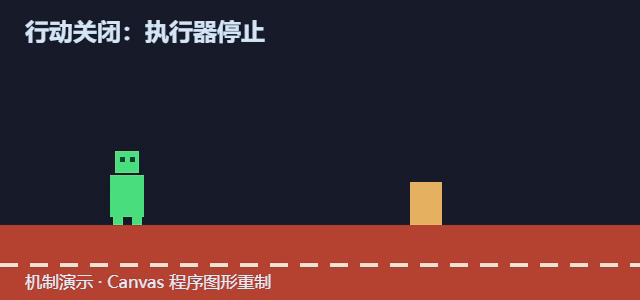
#> input picture frame 363 of assets/videos/action.webm, 640 x 300 px, given in place of 漫画训练全段.mp4, which was not available
$ python inspect_previous.py
#> lines starting #> are read from the running program, lines starting #| are printed output that depends on the picture
from pathlib import Path
from PIL import Image,ImageDraw
import cv2
root=Path(__file__).resolve().parents[2]/'final-race-video/films/robot-evolution'
p=root/'study/漫画训练全段.mp4'
cap=cv2.VideoCapture(str(p))
intervals=[(24.7,6.0),(10.4,4.4),(46.5,4.0)]
sheet=Image.new('RGB',(252*7,265*3),(20,29,42));d=ImageDraw.Draw(sheet)
#> after `sheet = Image.new('RGB', (252 * 7, 265 * 3), (20, 29, 42))`:
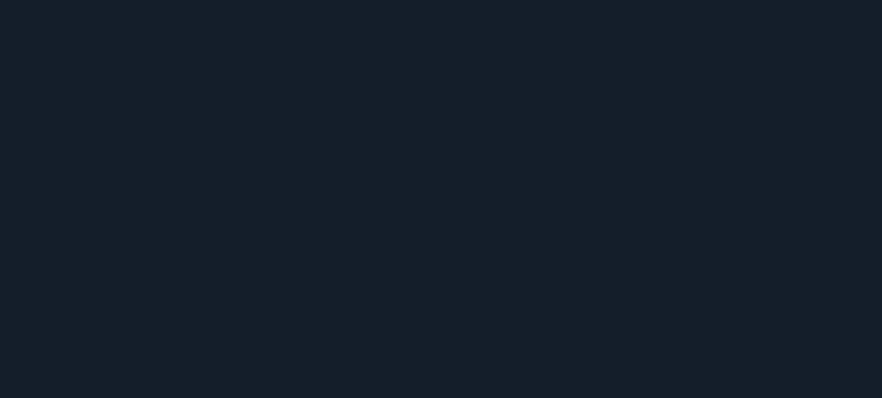
#> sheet: PIL image 1764x795 RGB (shown at 1/2 size); mean R, G, B 20, 29, 42
for row,(start,delta) in enumerate(intervals):
    for col in range(7):
        t=start+col*delta/6
        cap.set(cv2.CAP_PROP_POS_FRAMES,round(t*30))
        ok,bgr=cap.read();assert ok
        im=Image.fromarray(cv2.cvtColor(bgr,cv2.COLOR_BGR2RGB)).resize((1280,720))
        im=im.crop((272,83,822,607)).resize((252,240),Image.Resampling.LANCZOS)
        x,y=col*252,row*265;sheet.paste(im,(x,y));d.text((x+5,y+242),f'{t:.2f}s',fill='white')
#> this loop made 3 passes
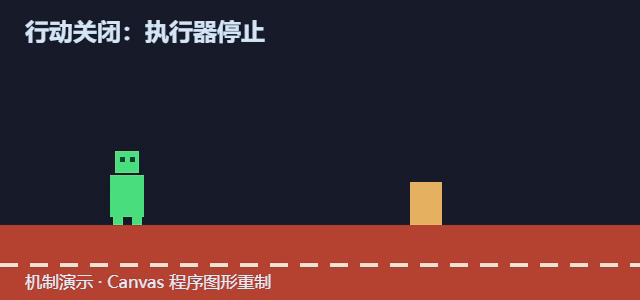
#> input picture frame 363 of assets/videos/action.webm, 640 x 300 px, given in place of 漫画训练全段.mp4, which was not available
#> bgr is the input picture: shape (300, 640, 3); mean B, G, R 50.1, 44.6, 67.3
#> after the loop:
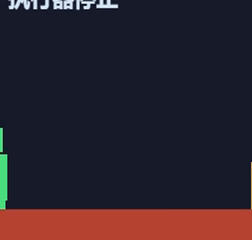
#> im: PIL image 252x240 RGB; mean R, G, B 44.7, 34.6, 44.7
#> after the loop:
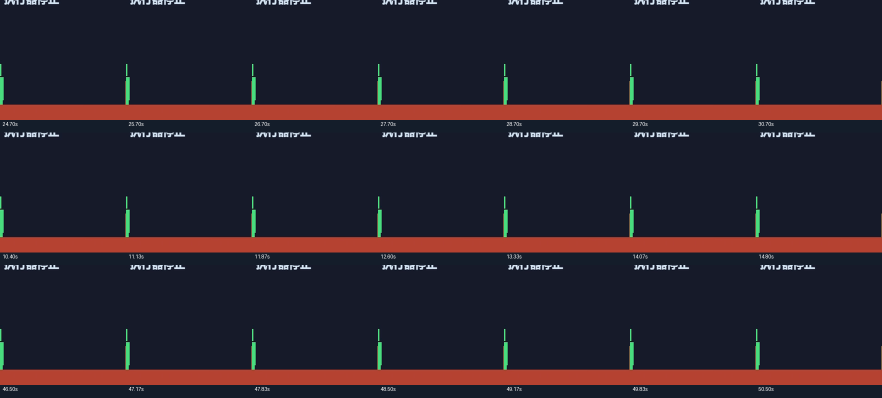
#> sheet: PIL image 1764x795 RGB (shown at 1/2 size); mean R, G, B 42.6, 34.3, 44.6
sheet.save(Path(__file__).with_name('previous-motion.jpg'),quality=91)
